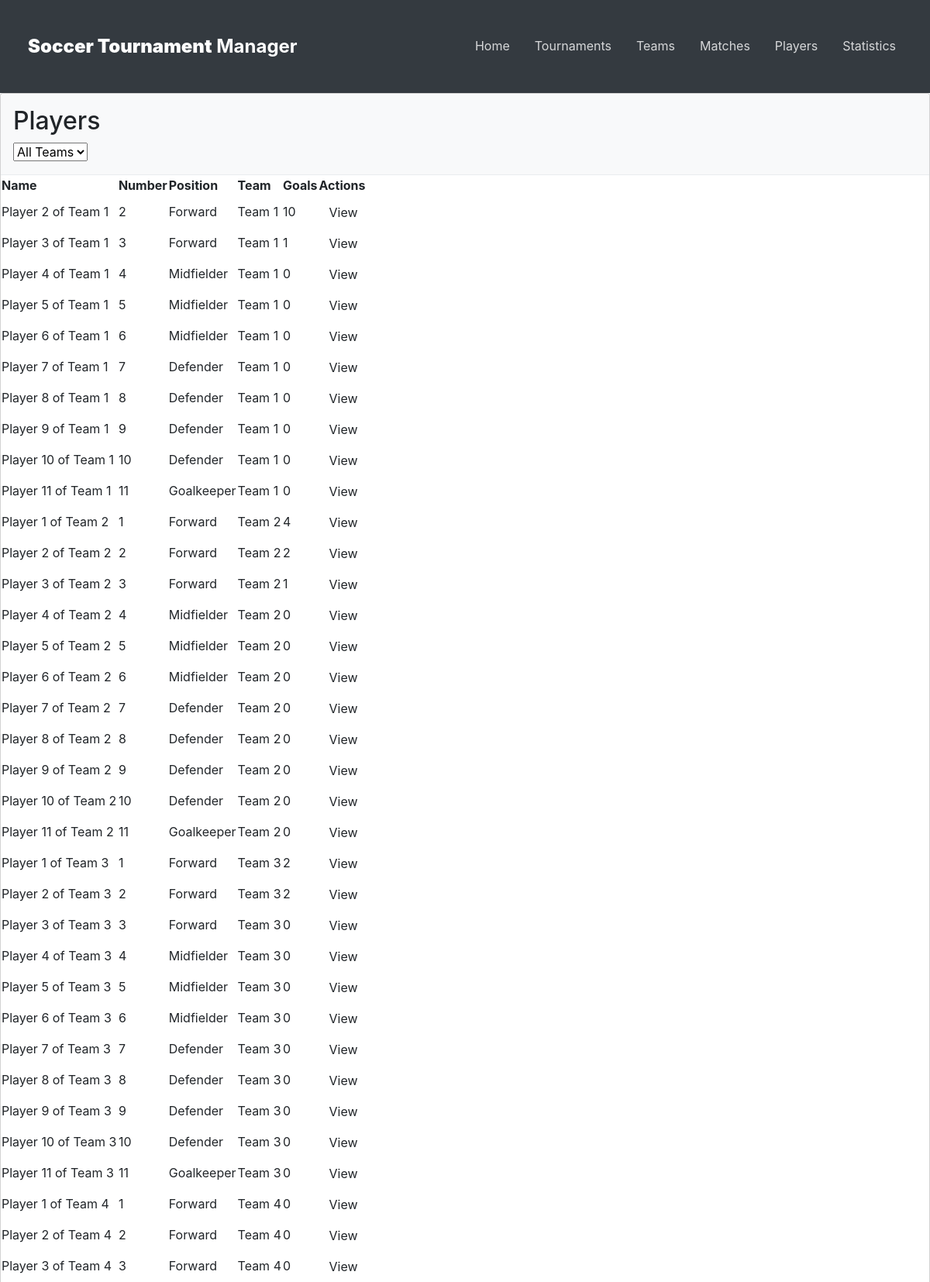
The page /players (upper part) on the database its author committed.
### app/models/player.py (models this page shows)
class Player(Base):
    __tablename__ = "players"
    id = Column(Integer, primary_key=True, index=True)
    team_id = Column(Integer, ForeignKey("teams.id"))
    name = Column(String, index=True)
    number = Column(Integer, nullable=True)
    position = Column(String, nullable=True)
    is_goalkeeper = Column(Boolean, default=False)
    team = relationship("Team", back_populates="players")
    goals = relationship("Goal", back_populates="player")
    stats = relationship("PlayerStats", back_populates="player", uselist=False)

### app/models/team.py (models this page shows)
class Team(Base):
    __tablename__ = "teams"
    id = Column(Integer, primary_key=True, index=True)
    name = Column(String, index=True)
    short_name = Column(String)
    logo_url = Column(String, nullable=True)
    city = Column(String, nullable=True)
    colors = Column(String, nullable=True)
    players = relationship(
        "Player", back_populates="team", cascade="all, delete-orphan"
    )
    groups = relationship("Group", secondary="team_group", back_populates="teams")
    goals = relationship("Goal", back_populates="team")
    stats = relationship("TeamStats", back_populates="team", cascade="all, delete-orphan")

### app/ui/ui_router.py (the view)
@router.get("/players", response_class=HTMLResponse)
async def list_players(
    request: Request,
    team_id: Optional[int] = None,
    db: Session = Depends(get_db),
):
    query = db.query(Player).options(
        joinedload(Player.team),
        joinedload(Player.goals),
    )
    if team_id:
        query = query.filter(Player.team_id == team_id)
    players = query.all()
    teams = db.query(Team).all()
    return templates.TemplateResponse(
        request,
        "players/index.html",
        {
            "players": players,
            "teams": teams,
            "selected_team_id": team_id,
        },
    )

### app/templates/players/index.html (shortened to what this page needs)
{% extends "base.html" %}
{% block content %}
<div class="card">
    <div class="card-header">
        <h2>Players</h2>
        <div class="filter-controls">
            <select id="team-filter" onchange="filterPlayers()">
                <option value="">All Teams</option>
            </select>
        </div>
    </div>
    <div class="card-content">
        {% if players %}
        <table>
            <thead>
                <tr>
                    <th>Name</th>
                    <th>Number</th>
                    <th>Position</th>
                    <th>Team</th>
                    <th>Goals</th>
                    <th>Actions</th>
                </tr>
            </thead>
            <tbody>
                {% for player in players %}
                <tr>
                    <td>{{ player.name }}</td>
                    <td>{{ player.number }}</td>
                    <td>{{ player.position }}</td>
                    <td>{{ player.team.name }}</td>
                    <td>{{ player.goals|length }}</td>
                    <td>
                        <a href="/players/{{ player.id }}" class="btn">View</a>
                    </td>
                </tr>
                {% endfor %}
            </tbody>
        </table>
        {% else %}
        <p>No players found.</p>
        {% endif %}
    </div>
</div>
{% endblock %}

### app/static/css/main.css (style rules this page uses)
body { font-family: -apple-system, BlinkMacSystemFont, "Segoe UI", Roboto, "Helvetica Neue", Arial, sans-serif; line-height: 1.6; color: #333; background-color: #f8f9fa; margin: 0; padding: 0; }
.card { background-color: white; border-radius: 4px; box-shadow: 0 2px 4px rgba(0, 0, 0, 0.1); margin-bottom: 1rem; }
.card-header { padding: 1rem; border-bottom: 1px solid #e9ecef; background-color: #f8f9fa; }
.btn { display: inline-block; font-weight: 400; text-align: center; white-space: nowrap; vertical-align: middle; user-select: none; border: 1px solid transparent; padding: 0.375rem 0.75rem; font-size: 1rem; line-height: 1.5; border-radius: 0.25rem; transition: color 0.15s ease-in-out, background-color 0.15s ease-in-out, border-color 0.15s ease-in-out, box-shadow 0.15s ease-in-out; text-decoration: none; }

### rows shown on the page
Player: name "Player 2 of Team 1", number "2", position "Forward", team.name "Team 1", goals|length "10"
Player: name "Player 3 of Team 1", number "3", position "Forward", team.name "Team 1", goals|length "1"
Player: name "Player 4 of Team 1", number "4", position "Midfielder", team.name "Team 1", goals|length "0"
Player: name "Player 5 of Team 1", number "5", position "Midfielder", team.name "Team 1", goals|length "0"
Player: name "Player 6 of Team 1", number "6", position "Midfielder", team.name "Team 1", goals|length "0"
Player: name "Player 7 of Team 1", number "7", position "Defender", team.name "Team 1", goals|length "0"
Player: name "Player 8 of Team 1", number "8", position "Defender", team.name "Team 1", goals|length "0"
Player: name "Player 9 of Team 1", number "9", position "Defender", team.name "Team 1", goals|length "0"
Player: name "Player 10 of Team 1", number "10", position "Defender", team.name "Team 1", goals|length "0"
Player: name "Player 11 of Team 1", number "11", position "Goalkeeper", team.name "Team 1", goals|length "0"
Player: name "Player 1 of Team 2", number "1", position "Forward", team.name "Team 2", goals|length "4"
Player: name "Player 2 of Team 2", number "2", position "Forward", team.name "Team 2", goals|length "2"
Player: name "Player 3 of Team 2", number "3", position "Forward", team.name "Team 2", goals|length "1"
Player: name "Player 4 of Team 2", number "4", position "Midfielder", team.name "Team 2", goals|length "0"
Player: name "Player 5 of Team 2", number "5", position "Midfielder", team.name "Team 2", goals|length "0"
Player: name "Player 6 of Team 2", number "6", position "Midfielder", team.name "Team 2", goals|length "0"
Player: name "Player 7 of Team 2", number "7", position "Defender", team.name "Team 2", goals|length "0"
Player: name "Player 8 of Team 2", number "8", position "Defender", team.name "Team 2", goals|length "0"
Player: name "Player 9 of Team 2", number "9", position "Defender", team.name "Team 2", goals|length "0"
Player: name "Player 10 of Team 2", number "10", position "Defender", team.name "Team 2", goals|length "0"
Player: name "Player 11 of Team 2", number "11", position "Goalkeeper", team.name "Team 2", goals|length "0"
Player: name "Player 1 of Team 3", number "1", position "Forward", team.name "Team 3", goals|length "2"
Player: name "Player 2 of Team 3", number "2", position "Forward", team.name "Team 3", goals|length "2"
Player: name "Player 3 of Team 3", number "3", position "Forward", team.name "Team 3", goals|length "0"
Player: name "Player 4 of Team 3", number "4", position "Midfielder", team.name "Team 3", goals|length "0"
Player: name "Player 5 of Team 3", number "5", position "Midfielder", team.name "Team 3", goals|length "0"
Player: name "Player 6 of Team 3", number "6", position "Midfielder", team.name "Team 3", goals|length "0"
Player: name "Player 7 of Team 3", number "7", position "Defender", team.name "Team 3", goals|length "0"
Player: name "Player 8 of Team 3", number "8", position "Defender", team.name "Team 3", goals|length "0"
Player: name "Player 9 of Team 3", number "9", position "Defender", team.name "Team 3", goals|length "0"
Player: name "Player 10 of Team 3", number "10", position "Defender", team.name "Team 3", goals|length "0"
Player: name "Player 11 of Team 3", number "11", position "Goalkeeper", team.name "Team 3", goals|length "0"
Player: name "Player 1 of Team 4", number "1", position "Forward", team.name "Team 4", goals|length "0"
Player: name "Player 2 of Team 4", number "2", position "Forward", team.name "Team 4", goals|length "0"
Player: name "Player 3 of Team 4", number "3", position "Forward", team.name "Team 4", goals|length "0"
